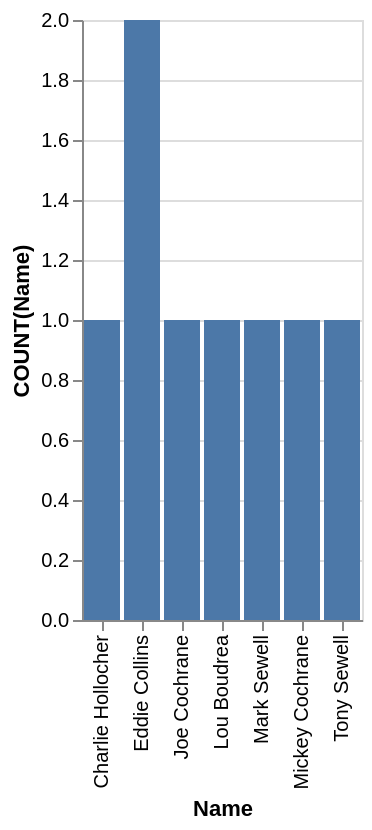

Here is the Vega-Lite specification saved for this chart:
### Vega-Lite specification from a JSON file in a GitHub repository (floating-point values rounded to 4 significant figures)
{"data": {"values": [{"x_data": "Charlie Hollocher", "y_data": 1}, {"x_data": "Eddie Collins", "y_data": 2}, {"x_data": "Joe Cochrane", "y_data": 1}, {"x_data": "Lou Boudrea", "y_data": 1}, {"x_data": "Mark Sewell", "y_data": 1}, {"x_data": "Mickey Cochrane", "y_data": 1}, {"x_data": "Tony Sewell", "y_data": 1}]}, "mark": "bar", "encoding": {"x": {"field": "x_data", "type": "nominal", "title": "Name", "sort": "ascending"}, "y": {"field": "y_data", "type": "quantitative", "title": "COUNT(Name)"}}}
